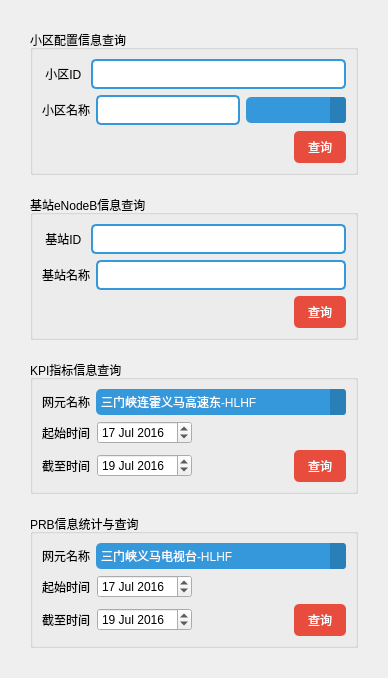
         <widget class="QWidget" name="tabWidgetPage1">
          <attribute name="title">
           <string>信息查询</string>
          </attribute>
          <layout class="QVBoxLayout" name="verticalLayout">
           <property name="spacing">
            <number>20</number>
           </property>
           <property name="sizeConstraint">
            <enum>QLayout::SetMinAndMaxSize</enum>
           </property>
           <property name="leftMargin">
            <number>30</number>
           </property>
           <property name="topMargin">
            <number>30</number>
           </property>
           <property name="rightMargin">
            <number>30</number>
           </property>
           <property name="bottomMargin">
            <number>30</number>
           </property>
           <item>
            <widget class="QGroupBox" name="groupBox">
             <property name="title">
              <string>小区配置信息查询</string>
             </property>
             <property name="flat">
              <bool>false</bool>
             </property>
             <property name="checkable">
              <bool>false</bool>
             </property>
             <layout class="QVBoxLayout" name="verticalLayout_4">
              <item>
               <layout class="QHBoxLayout" name="horizontalLayout_9">
                <property name="sizeConstraint">
                 <enum>QLayout::SetMinAndMaxSize</enum>
                </property>
                <item>
                 <widget class="QLabel" name="label_3">
                  <property name="sizePolicy">
                   <sizepolicy hsizetype="Fixed" vsizetype="Minimum">
                    <horstretch>0</horstretch>
                    <verstretch>0</verstretch>
                   </sizepolicy>
                  </property>
                  <property name="frameShape">
                   <enum>QFrame::NoFrame</enum>
                  </property>
                  <property name="text">
                   <string> 小区ID </string>
                  </property>
                 </widget>
                </item>
                <item>
                 <widget class="QLineEdit" name="sectorIdEdit">
                  <property name="sizePolicy">
                   <sizepolicy hsizetype="Minimum" vsizetype="Fixed">
                    <horstretch>0</horstretch>
                    <verstretch>0</verstretch>
                   </sizepolicy>
                  </property>
                  <property name="styleSheet">
                   <string notr="true">QLineEdit{border-style:none;padding:5px;border-radius:5px;border:2px solid #DCE4EC;}
QLineEdit{border:2px solid #3498DB;}</string>
                  </property>
                 </widget>
                </item>
               </layout>
              </item>
              <item>
               <layout class="QHBoxLayout" name="horizontalLayout_7">
                <property name="sizeConstraint">
                 <enum>QLayout::SetMinAndMaxSize</enum>
                </property>
                <item>
                 <widget class="QLabel" name="label_2">
                  <property name="sizePolicy">
                   <sizepolicy hsizetype="Fixed" vsizetype="Minimum">
                    <horstretch>0</horstretch>
                    <verstretch>0</verstretch>
                   </sizepolicy>
                  </property>
                  <property name="frameShape">
                   <enum>QFrame::NoFrame</enum>
                  </property>
                  <property name="text">
                   <string>小区名称</string>
                  </property>
                 </widget>
                </item>
                <item>
                 <widget class="QLineEdit" name="sectorNameEdit">
                  <property name="sizePolicy">
                   <sizepolicy hsizetype="Minimum" vsizetype="Fixed">
                    <horstretch>0</horstretch>
                    <verstretch>0</verstretch>
                   </sizepolicy>
                  </property>
                  <property name="styleSheet">
                   <string notr="true">QLineEdit{border-style:none;padding:5px;border-radius:5px;border:2px solid #DCE4EC;}
QLineEdit{border:2px solid #3498DB;}</string>
                  </property>
                 </widget>
                </item>
                <item>
                 <widget class="QComboBox" name="sectorNameChoose">
                  <property name="sizePolicy">
                   <sizepolicy hsizetype="Maximum" vsizetype="Fixed">
                    <horstretch>0</horstretch>
                    <verstretch>0</verstretch>
                   </sizepolicy>
                  </property>
                  <property name="minimumSize">
                   <size>
                    <width>50</width>
                    <height>0</height>
                   </size>
                  </property>
                  <property name="maximumSize">
                   <size>
                    <width>100</width>
                    <height>16777215</height>
                   </size>
                  </property>
                  <property name="styleSheet">
                   <string notr="true">QComboBox{border-style:none;padding:5px;border-radius:5px; color:#FFFFFF;background:#3498DB;
selection-background-color: #3498DB;
}

QComboBox:hover, QPushButton:hover
{
    color:#E5FEFF;background:#5DACE4
}

QComboBox::drop-down {
color:#E5FEFF;background:#2980B9;
    border-left-width: 0px;
     border-left-style: solid; /* just a single line */
     border-top-right-radius: 3px; /* same radius as the QComboBox */
     border-bottom-right-radius: 3px;
     padding-left: 10px;
}

QComboBox::down-arrow {
    image: url(:/misc/down_arrow_2);
}</string>
                  </property>
                  <property name="currentIndex">
                   <number>0</number>
                  </property>
                  <item>
                   <property name="text">
                    <string/>
                   </property>
                  </item>
                 </widget>
                </item>
               </layout>
              </item>
              <item>
               <layout class="QHBoxLayout" name="horizontalLayout_5">
                <property name="spacing">
                 <number>7</number>
                </property>
                <property name="sizeConstraint">
                 <enum>QLayout::SetMinAndMaxSize</enum>
                </property>
                <item>
                 <spacer name="horizontalSpacer">
                  <property name="orientation">
                   <enum>Qt::Horizontal</enum>
                  </property>
                  <property name="sizeHint" stdset="0">
                   <size>
                    <width>40</width>
                    <height>20</height>
                   </size>
                  </property>
                 </spacer>
                </item>
                <item>
                 <widget class="QPushButton" name="sectorQuery">
                  <property name="sizePolicy">
                   <sizepolicy hsizetype="Maximum" vsizetype="Fixed">
                    <horstretch>0</horstretch>
                    <verstretch>0</verstretch>
                   </sizepolicy>
                  </property>
                  <property name="layoutDirection">
                   <enum>Qt::LeftToRight</enum>
                  </property>
                  <property name="styleSheet">
                   <string notr="true">QPushButton{border-style:none;padding:7px;border-radius:5px;color:#FFFFFF;background:#E74C3C;}
QPushButton:hover{color:#FFF5E7;background:#EC7064;}QPushButton:pressed{color:#F5A996;background:#DC2D1A;}</string>
                  </property>
                  <property name="text">
                   <string>  查询  </string>
                  </property>
                 </widget>
                </item>
               </layout>
              </item>
             </layout>
            </widget>
           </item>
           <item>
            <widget class="QGroupBox" name="groupBox_2">
             <property name="title">
              <string>基站eNodeB信息查询</string>
             </property>
             <property name="flat">
              <bool>false</bool>
             </property>
             <layout class="QVBoxLayout" name="verticalLayout_6">
              <item>
               <layout class="QHBoxLayout" name="horizontalLayout_10">
                <property name="sizeConstraint">
                 <enum>QLayout::SetMinAndMaxSize</enum>
                </property>
                <item>
                 <widget class="QLabel" name="label_4">
                  <property name="sizePolicy">
                   <sizepolicy hsizetype="Fixed" vsizetype="Minimum">
                    <horstretch>0</horstretch>
                    <verstretch>0</verstretch>
                   </sizepolicy>
                  </property>
                  <property name="frameShape">
                   <enum>QFrame::NoFrame</enum>
                  </property>
                  <property name="text">
                   <string> 基站ID </string>
                  </property>
                 </widget>
                </item>
                <item>
                 <widget class="QLineEdit" name="nodeIdEdit">
                  <property name="sizePolicy">
                   <sizepolicy hsizetype="Minimum" vsizetype="Fixed">
                    <horstretch>0</horstretch>
                    <verstretch>0</verstretch>
                   </sizepolicy>
                  </property>
                  <property name="styleSheet">
                   <string notr="true">QLineEdit{border-style:none;padding:5px;border-radius:5px;border:2px solid #DCE4EC;}
QLineEdit{border:2px solid #3498DB;}
</string>
                  </property>
                 </widget>
                </item>
               </layout>
              </item>
              <item>
               <layout class="QHBoxLayout" name="horizontalLayout_11">
                <property name="sizeConstraint">
                 <enum>QLayout::SetMinAndMaxSize</enum>
                </property>
                <item>
                 <widget class="QLabel" name="label_5">
                  <property name="sizePolicy">
                   <sizepolicy hsizetype="Fixed" vsizetype="Minimum">
                    <horstretch>0</horstretch>
                    <verstretch>0</verstretch>
                   </sizepolicy>
                  </property>
                  <property name="frameShape">
                   <enum>QFrame::NoFrame</enum>
                  </property>
                  <property name="text">
                   <string>基站名称</string>
                  </property>
                 </widget>
                </item>
                <item>
                 <widget class="QLineEdit" name="nodeNameEdit">
                  <property name="sizePolicy">
                   <sizepolicy hsizetype="Minimum" vsizetype="Fixed">
                    <horstretch>0</horstretch>
                    <verstretch>0</verstretch>
                   </sizepolicy>
                  </property>
                  <property name="styleSheet">
                   <string notr="true">QLineEdit{border-style:none;padding:5px;border-radius:5px;border:2px solid #DCE4EC;}
QLineEdit{border:2px solid #3498DB;}</string>
                  </property>
                 </widget>
                </item>
               </layout>
              </item>
              <item>
               <layout class="QHBoxLayout" name="horizontalLayout_12">
                <property name="spacing">
                 <number>7</number>
                </property>
                <property name="sizeConstraint">
                 <enum>QLayout::SetMinAndMaxSize</enum>
                </property>
                <item>
                 <spacer name="horizontalSpacer_2">
                  <property name="orientation">
                   <enum>Qt::Horizontal</enum>
                  </property>
                  <property name="sizeHint" stdset="0">
                   <size>
                    <width>40</width>
                    <height>20</height>
                   </size>
                  </property>
                 </spacer>
                </item>
                <item>
                 <widget class="QPushButton" name="eNodeQuery">
                  <property name="sizePolicy">
                   <sizepolicy hsizetype="Maximum" vsizetype="Fixed">
                    <horstretch>0</horstretch>
                    <verstretch>0</verstretch>
                   </sizepolicy>
                  </property>
                  <property name="layoutDirection">
                   <enum>Qt::LeftToRight</enum>
                  </property>
                  <property name="styleSheet">
                   <string notr="true">QPushButton{border-style:none;padding:7px;border-radius:5px;color:#FFFFFF;background:#E74C3C;}
QPushButton:hover{color:#FFF5E7;background:#EC7064;}QPushButton:pressed{color:#F5A996;background:#DC2D1A;}</string>
                  </property>
                  <property name="text">
                   <string>  查询  </string>
                  </property>
                 </widget>
                </item>
               </layout>
              </item>
             </layout>
            </widget>
           </item>
           <item>
            <widget class="QGroupBox" name="groupBox_5">
             <property name="title">
              <string>KPI指标信息查询</string>
             </property>
             <layout class="QVBoxLayout" name="verticalLayout_10">
              <item>
               <layout class="QHBoxLayout" name="horizontalLayout_18">
                <property name="sizeConstraint">
                 <enum>QLayout::SetMinAndMaxSize</enum>
                </property>
                <item>
                 <widget class="QLabel" name="label_10">
                  <property name="sizePolicy">
                   <sizepolicy hsizetype="Fixed" vsizetype="Minimum">
                    <horstretch>0</horstretch>
                    <verstretch>0</verstretch>
                   </sizepolicy>
                  </property>
                  <property name="frameShape">
                   <enum>QFrame::NoFrame</enum>
                  </property>
                  <property name="text">
                   <string>网元名称</string>
                  </property>
                 </widget>
                </item>
                <item>
                 <widget class="QComboBox" name="NetName_KPI">
                  <property name="sizePolicy">
                   <sizepolicy hsizetype="Minimum" vsizetype="Fixed">
                    <horstretch>0</horstretch>
                    <verstretch>0</verstretch>
                   </sizepolicy>
                  </property>
                  <property name="minimumSize">
                   <size>
                    <width>250</width>
                    <height>0</height>
                   </size>
                  </property>
                  <property name="styleSheet">
                   <string notr="true">QComboBox{border-style:none;padding:5px;border-radius:5px; color:#FFFFFF;background:#3498DB;
selection-background-color: #3498DB;
}

QComboBox:hover, QPushButton:hover
{
    color:#E5FEFF;background:#5DACE4
}

QComboBox::drop-down {
color:#E5FEFF;background:#2980B9;
    border-left-width: 0px;
     border-left-style: solid; /* just a single line */
     border-top-right-radius: 3px; /* same radius as the QComboBox */
     border-bottom-right-radius: 3px;
     padding-left: 10px;
}

QComboBox::down-arrow {
    image: url(:/misc/down_arrow_2);
}</string>
                  </property>
                  <property name="currentIndex">
                   <number>0</number>
                  </property>
                  <item>
                   <property name="text">
                    <string>三门峡连霍义马高速东-HLHF</string>
                   </property>
                  </item>
                  <item>
                   <property name="text">
                    <string>三门峡义马电视台-HLHF</string>
                   </property>
                  </item>
                  <item>
                   <property name="text">
                    <string>三门峡义马电业局-HLHF</string>
                   </property>
                  </item>
                  <item>
                   <property name="text">
                    <string>三门峡义马郭庄-HLHF</string>
                   </property>
                  </item>
                 </widget>
                </item>
               </layout>
              </item>
              <item>
               <layout class="QHBoxLayout" name="horizontalLayout_21">
                <property name="spacing">
                 <number>7</number>
                </property>
                <property name="sizeConstraint">
                 <enum>QLayout::SetMinAndMaxSize</enum>
                </property>
                <item>
                 <widget class="QLabel" name="label">
                  <property name="text">
                   <string>起始时间</string>
                  </property>
                 </widget>
                </item>
                <item>
                 <widget class="QDateEdit" name="startDate_KPI">
                  <property name="dateTime">
                   <datetime>
                    <hour>0</hour>
                    <minute>0</minute>
                    <second>0</second>
                    <year>2016</year>
                    <month>7</month>
                    <day>17</day>
                   </datetime>
                  </property>
                 </widget>
                </item>
                <item>
                 <spacer name="horizontalSpacer_6">
                  <property name="orientation">
                   <enum>Qt::Horizontal</enum>
                  </property>
                  <property name="sizeHint" stdset="0">
                   <size>
                    <width>40</width>
                    <height>20</height>
                   </size>
                  </property>
                 </spacer>
                </item>
               </layout>
              </item>
              <item>
               <layout class="QHBoxLayout" name="horizontalLayout_20">
                <property name="spacing">
                 <number>7</number>
                </property>
                <property name="sizeConstraint">
                 <enum>QLayout::SetMinAndMaxSize</enum>
                </property>
                <item>
                 <widget class="QLabel" name="label_15">
                  <property name="text">
                   <string>截至时间</string>
                  </property>
                 </widget>
                </item>
                <item>
                 <widget class="QDateEdit" name="endDate_KPI">
                  <property name="dateTime">
                   <datetime>
                    <hour>0</hour>
                    <minute>0</minute>
                    <second>0</second>
                    <year>2016</year>
                    <month>7</month>
                    <day>19</day>
                   </datetime>
                  </property>
                 </widget>
                </item>
                <item>
                 <spacer name="horizontalSpacer_5">
                  <property name="orientation">
                   <enum>Qt::Horizontal</enum>
                  </property>
                  <property name="sizeHint" stdset="0">
                   <size>
                    <width>40</width>
                    <height>20</height>
                   </size>
                  </property>
                 </spacer>
                </item>
                <item>
                 <widget class="QPushButton" name="KPIQuery">
                  <property name="sizePolicy">
                   <sizepolicy hsizetype="Maximum" vsizetype="Fixed">
                    <horstretch>0</horstretch>
                    <verstretch>0</verstretch>
                   </sizepolicy>
                  </property>
                  <property name="layoutDirection">
                   <enum>Qt::LeftToRight</enum>
                  </property>
                  <property name="styleSheet">
                   <string notr="true">QPushButton{border-style:none;padding:7px;border-radius:5px;color:#FFFFFF;background:#E74C3C;}
QPushButton:hover{color:#FFF5E7;background:#EC7064;}QPushButton:pressed{color:#F5A996;background:#DC2D1A;}</string>
                  </property>
                  <property name="text">
                   <string>  查询  </string>
                  </property>
                 </widget>
                </item>
               </layout>
              </item>
             </layout>
            </widget>
           </item>
           <item>
            <widget class="QGroupBox" name="groupBox_6">
             <property name="title">
              <string>PRB信息统计与查询</string>
             </property>
             <layout class="QVBoxLayout" name="verticalLayout_11">
              <item>
               <layout class="QHBoxLayout" name="horizontalLayout_19">
                <property name="sizeConstraint">
                 <enum>QLayout::SetMinAndMaxSize</enum>
                </property>
                <item>
                 <widget class="QLabel" name="label_11">
                  <property name="sizePolicy">
                   <sizepolicy hsizetype="Fixed" vsizetype="Minimum">
                    <horstretch>0</horstretch>
                    <verstretch>0</verstretch>
                   </sizepolicy>
                  </property>
                  <property name="frameShape">
                   <enum>QFrame::NoFrame</enum>
                  </property>
                  <property name="text">
                   <string>网元名称</string>
                  </property>
                 </widget>
                </item>
                <item>
                 <widget class="QComboBox" name="NetName_PRB">
                  <property name="sizePolicy">
                   <sizepolicy hsizetype="Minimum" vsizetype="Fixed">
                    <horstretch>0</horstretch>
                    <verstretch>0</verstretch>
                   </sizepolicy>
                  </property>
                  <property name="minimumSize">
                   <size>
                    <width>250</width>
                    <height>0</height>
                   </size>
                  </property>
                  <property name="styleSheet">
                   <string notr="true">QComboBox{border-style:none;padding:5px;border-radius:5px; color:#FFFFFF;background:#3498DB;
selection-background-color: #3498DB;
}

QComboBox:hover, QPushButton:hover
{
    color:#E5FEFF;background:#5DACE4
}

QComboBox::drop-down {
color:#E5FEFF;background:#2980B9;
    border-left-width: 0px;
     border-left-style: solid; /* just a single line */
     border-top-right-radius: 3px; /* same radius as the QComboBox */
     border-bottom-right-radius: 3px;
     padding-left: 10px;
}

QComboBox::down-arrow {
    image: url(:/misc/down_arrow_2);
}</string>
                  </property>
                  <property name="currentIndex">
                   <number>0</number>
                  </property>
                  <item>
                   <property name="text">
                    <string>三门峡义马电视台-HLHF</string>
                   </property>
                  </item>
                  <item>
                   <property name="text">
                    <string>三门峡义马郭庄-HLHF</string>
                   </property>
                  </item>
                  <item>
                   <property name="text">
                    <string>三门峡义马大鸿泰美化塔-HLHF</string>
                   </property>
                  </item>
                 </widget>
                </item>
               </layout>
              </item>
              <item>
               <layout class="QHBoxLayout" name="horizontalLayout_22">
                <property name="spacing">
                 <number>7</number>
                </property>
                <property name="sizeConstraint">
                 <enum>QLayout::SetMinAndMaxSize</enum>
                </property>
                <item>
                 <widget class="QLabel" name="label_13">
                  <property name="text">
                   <string>起始时间</string>
                  </property>
                 </widget>
                </item>
                <item>
                 <widget class="QDateEdit" name="startDate_PRB">
                  <property name="dateTime">
                   <datetime>
                    <hour>0</hour>
                    <minute>0</minute>
                    <second>0</second>
                    <year>2016</year>
                    <month>7</month>
                    <day>17</day>
                   </datetime>
                  </property>
                 </widget>
                </item>
                <item>
                 <spacer name="horizontalSpacer_9">
                  <property name="orientation">
                   <enum>Qt::Horizontal</enum>
                  </property>
                  <property name="sizeHint" stdset="0">
                   <size>
                    <width>40</width>
                    <height>20</height>
                   </size>
                  </property>
                 </spacer>
                </item>
               </layout>
              </item>
              <item>
               <layout class="QHBoxLayout" name="horizontalLayout_23">
                <property name="spacing">
                 <number>7</number>
                </property>
                <property name="sizeConstraint">
                 <enum>QLayout::SetMinAndMaxSize</enum>
                </property>
                <item>
                 <widget class="QLabel" name="label_14">
                  <property name="text">
                   <string>截至时间</string>
                  </property>
                 </widget>
                </item>
                <item>
                 <widget class="QDateEdit" name="endDate_PRB">
                  <property name="dateTime">
                   <datetime>
                    <hour>0</hour>
                    <minute>0</minute>
                    <second>0</second>
                    <year>2016</year>
                    <month>7</month>
                    <day>19</day>
                   </datetime>
                  </property>
                 </widget>
                </item>
                <item>
                 <spacer name="horizontalSpacer_8">
                  <property name="orientation">
                   <enum>Qt::Horizontal</enum>
                  </property>
                  <property name="sizeHint" stdset="0">
                   <size>
                    <width>40</width>
                    <height>20</height>
                   </size>
                  </property>
                 </spacer>
                </item>
                <item>
                 <widget class="QPushButton" name="PRBQuery">
                  <property name="sizePolicy">
                   <sizepolicy hsizetype="Maximum" vsizetype="Fixed">
                    <horstretch>0</horstretch>
                    <verstretch>0</verstretch>
                   </sizepolicy>
                  </property>
                  <property name="layoutDirection">
                   <enum>Qt::LeftToRight</enum>
                  </property>
                  <property name="styleSheet">
                   <string notr="true">QPushButton{border-style:none;padding:7px;border-radius:5px;color:#FFFFFF;background:#E74C3C;}
QPushButton:hover{color:#FFF5E7;background:#EC7064;}QPushButton:pressed{color:#F5A996;background:#DC2D1A;}</string>
                  </property>
                  <property name="text">
                   <string>  查询  </string>
                  </property>
                 </widget>
                </item>
               </layout>
              </item>
             </layout>
            </widget>
           </item>
          </layout>
         </widget>
